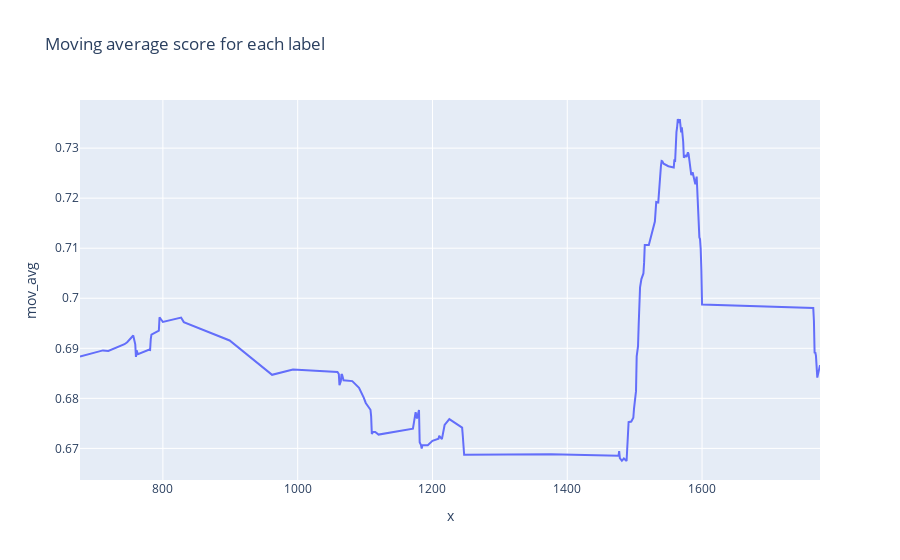

Notebook code for this chart:
### Code cell
# plot the moving average score for each label with plotly using line chart
fig = px.line(df_results_scores.iloc[50:], x=df_results_scores.iloc[50:].index,
                  y="mov_avg",
                  title="Moving average score for each label")
fig.show()

### Figure 1 — Plotly figure (JSON) as saved in the notebook; plotly's stock layout.template omitted (floating-point values rounded to 4 significant figures; data arrays with more than 128 entries replaced by an {"elided": "..."} marker saying what was removed)
{"data": [{"hovertemplate": "x=%{x}<br>mov_avg=%{y}<extra></extra>", "legendgroup": "", "line": {"color": "#636efa", "dash": "solid"}, "marker": {"symbol": "circle"}, "mode": "lines", "name": "", "orientation": "v", "showlegend": false, "type": "scatter", "x": {"elided": "139 int values"}, "xaxis": "x", "y": {"elided": "139 float values"}, "yaxis": "y"}], "layout": {"legend": {"tracegroupgap": 0}, "title": {"text": "Moving average score for each label"}, "xaxis": {"anchor": "y", "domain": [0, 1], "title": {"text": "x"}}, "yaxis": {"anchor": "x", "domain": [0, 1], "title": {"text": "mov_avg"}}}}
